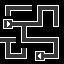

A 2D game scene composited from a Tiled map and its tileset images. What follows is a short description and the map's XML, with every tile layer's data as written:
An orthogonal 4x4 tile map with 16x16 px tiles, 1 tile layer (Tile Layer 1).

<map version="1.10" tiledversion="1.11.2" orientation="orthogonal" renderorder="right-down" width="4" height="4" tilewidth="16" tileheight="16" infinite="0" backgroundcolor="#000000" nextlayerid="3" nextobjectid="1">
 <properties>
  <property name="level_name" value="Introduction" />
 </properties>
 <tileset firstgid="1" source="pipes.tsx" />
 <layer id="1" name="Tile Layer 1" width="4" height="4">
  <data encoding="csv">
2,1,2,2684354562,
17,4,3221225474,3221225475,
4,1610612738,1,2684354562,
1610612738,3221225474,33,3221225474
</data>
 </layer>
</map>
